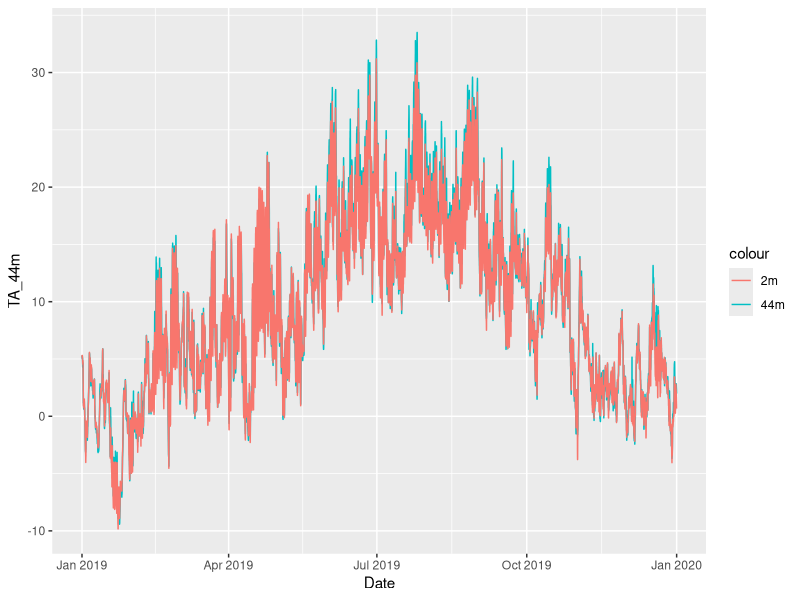
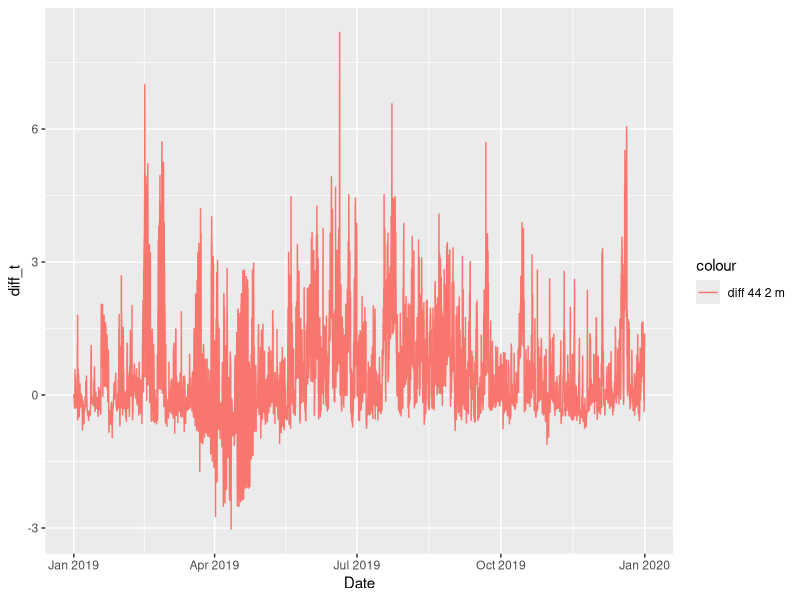
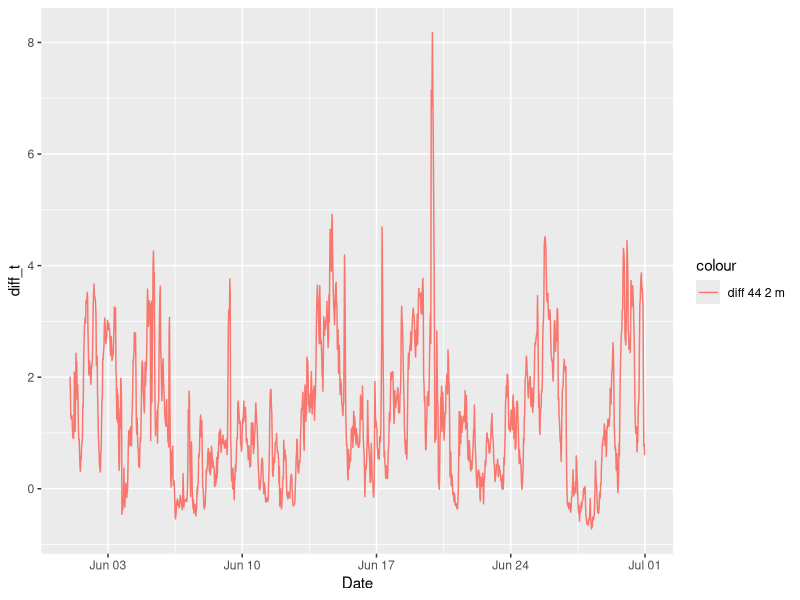
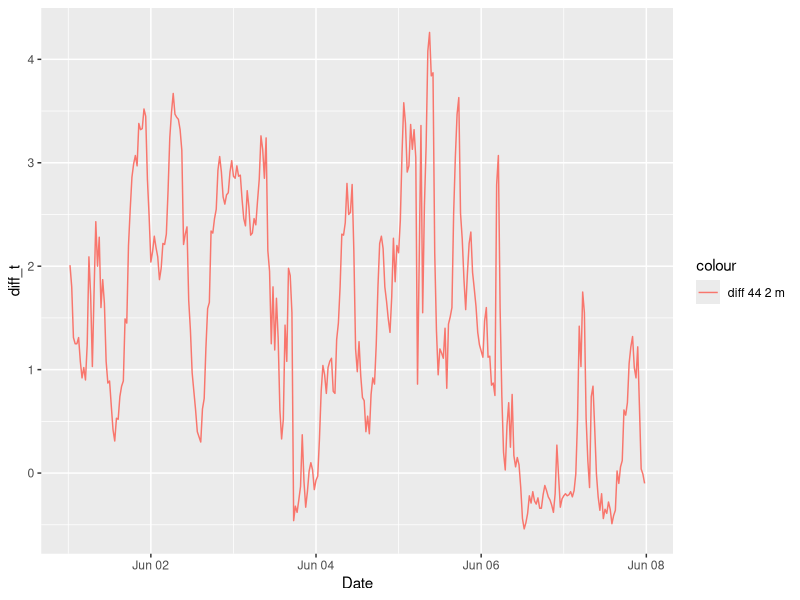

Recreate these plots in R, in order.
## ---- chunk 1
library(tidyverse)
library(lubridate)
## ---- chunk 2
df <- read_csv("../Data_lectures/3_Air_temperature/Hainich_T_air_soil_degC.csv")
## ---- chunk 3
ggplot(df, aes(x=Date)) +
  geom_line(aes(y=TA_44m, colour="44m")) +
  geom_line(aes(y=TA_2m, colour="2m"))
## ---- chunk 4
df$diff_t <- df$TA_44m - df$TA_2m
## ---- chunk 5
ggplot(df, aes(x=Date)) +
  geom_line(aes(y=diff_t, colour="diff 44 2 m")) 
## ---- chunk 6
df %>%
  filter(Date > as_date("2019-06-1") & Date < as_date("2019-07-1"))  %>%
  ggplot(aes(x=Date)) +
  geom_line(aes(y=diff_t, colour="diff 44 2 m")) 
## ---- chunk 7
df %>%
  filter(Date > as_date("2019-06-1") & Date < as_date("2019-06-8"))  %>%
  ggplot(aes(x=Date)) +
  geom_line(aes(y=diff_t, colour="diff 44 2 m")) 
